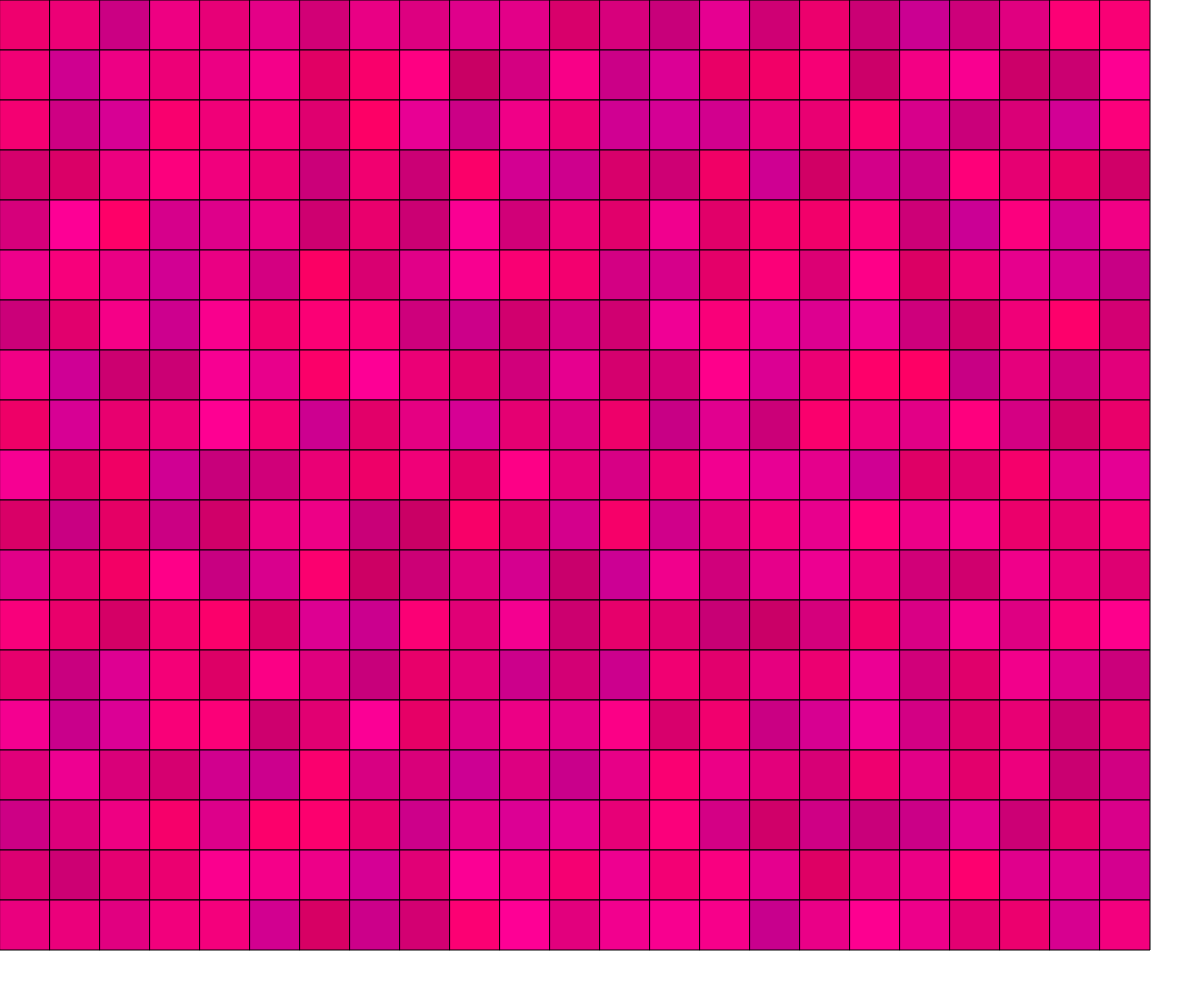
Frame 1 (no input)
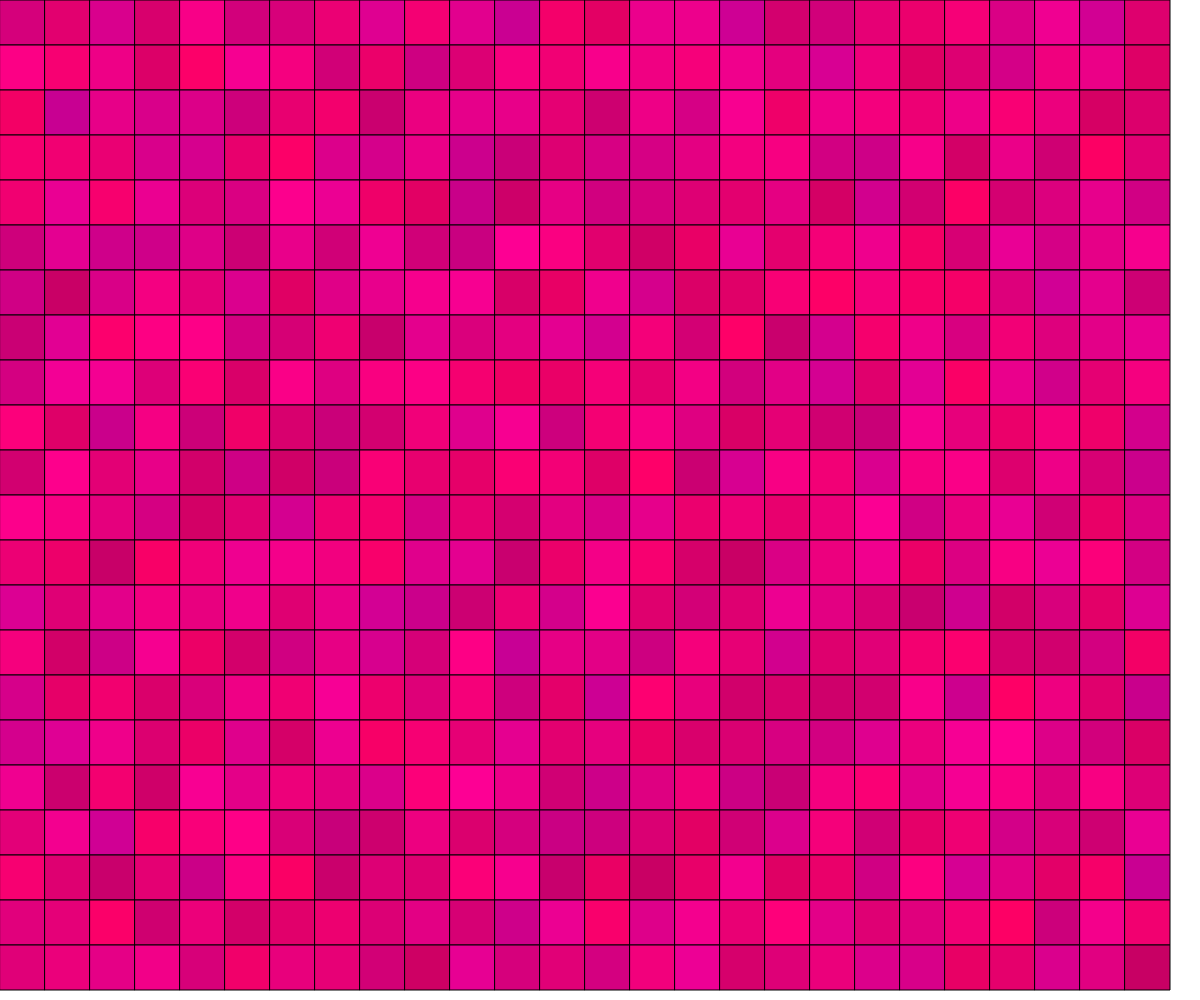
Frame 2 (the mouse pressed at the canvas centre, redrawn once)

The p5.js sketch that drew these frames (run headless with seeded random() and noise() and a simulated clock; the mouse was pressed at the canvas centre and the sketch redrawn once):

// p5.js sketch
// ── sketch.js
// Project Title
// Your Name
// Date
//
// Extra for Experts:
// - describe what you did to take this project "above and beyond"


//TO DO 
//
//set square size as a variable that can also be 
//included in the x for loop in makeSquares() so it only 
//prints squares that far
//
//why can mousePressed() call draw but not run any code?
//is it because draw is what changes the sketch?


let change = false;
let squareSize;

function setup() {
  createCanvas(windowWidth, windowHeight);

  squareSize = 50;

  noLoop();
}

//resize sketch when canvas resized
function windowResized() {
  resizeCanvas(windowWidth, windowHeight);
}

//draw squares for the first time and change square size
function draw() {
  makeSquares();
  if (change) {
    //squares get smaller if they aren't too small already
    if (mouseButton === LEFT) {
      if(squareSize < 15) {
        squareSize = 15;
      }
      else {
        squareSize -= 5;
      }
    }
    //squares get bigger if they aren't too big already
    if (mouseButton === RIGHT) {
      if(squareSize > 100){
        squareSize = 100;
      }
      else {
        squareSize += 5;
      }
    }
  }

}

//refresh canvas if key is pressed
function keyPressed() {
  change = false;
  draw();
}

//change size when mouse pressed
function mousePressed() {
  change = true;
  draw();
}

//make the squares on the screen
function makeSquares() {
  for (let x = 0; x < width - squareSize; x += squareSize) {
    for (let y = 0; y < height - squareSize; y += squareSize) {
      fill(int(random(200, 255)), 0, int(random(100, 150)));
      rect(x, y, squareSize, squareSize);
    }
  }
}
